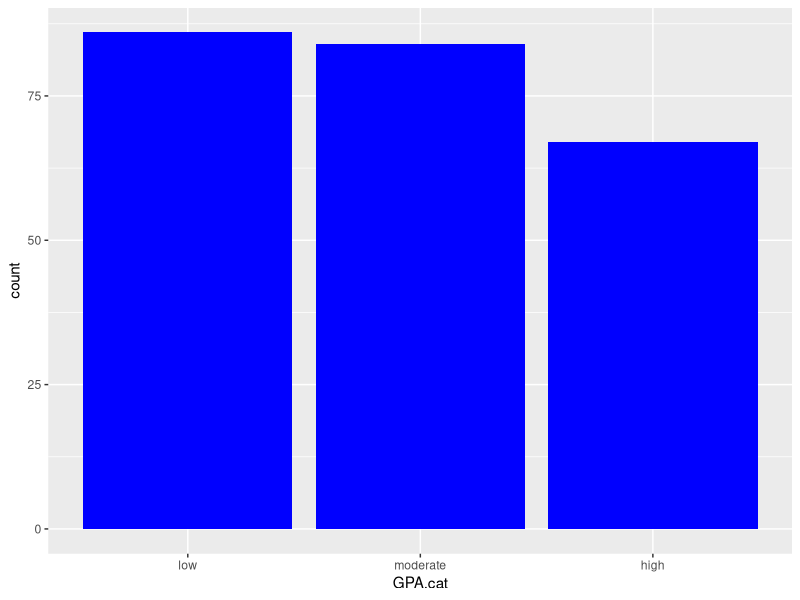
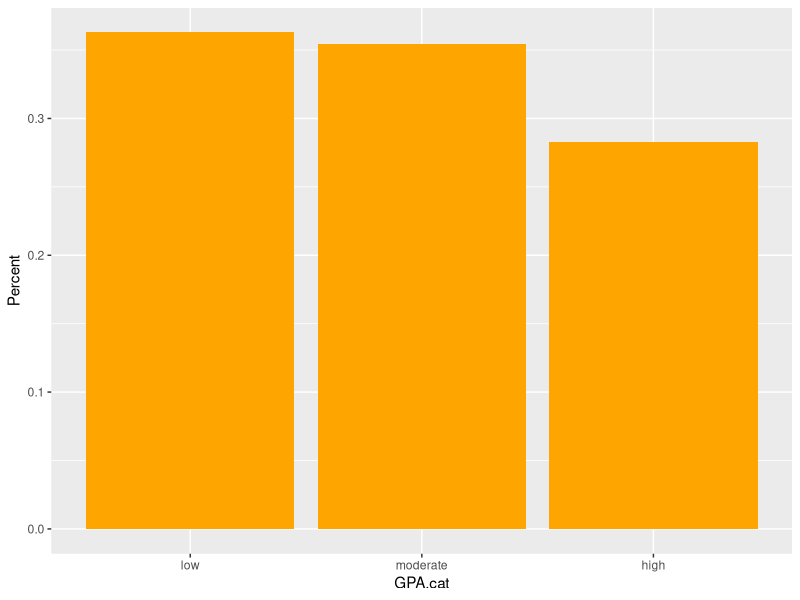
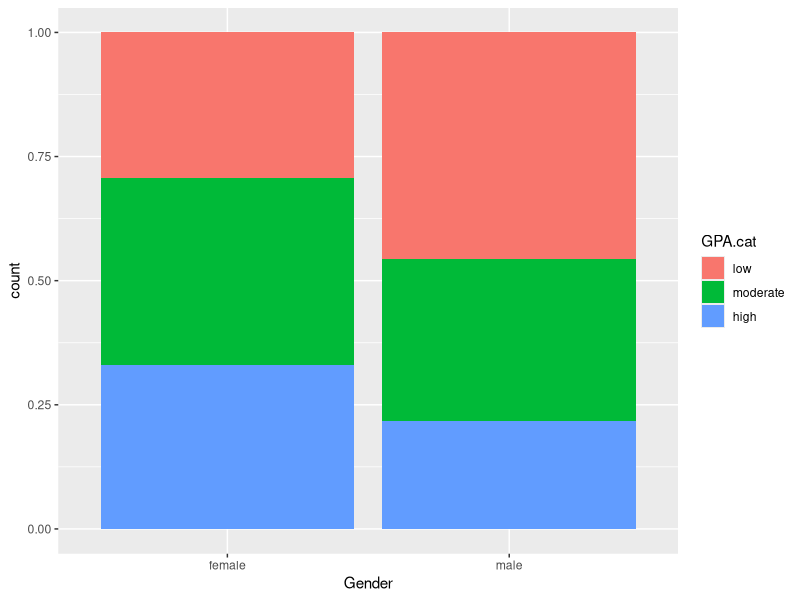
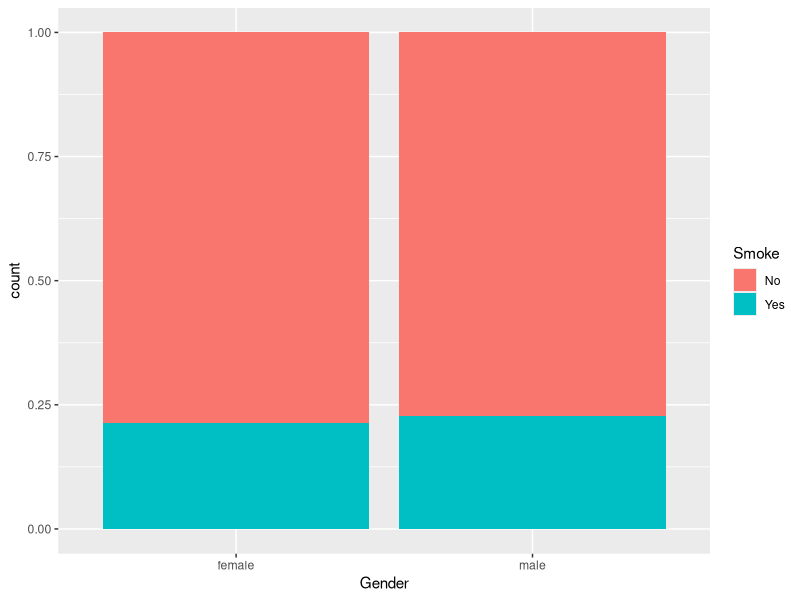
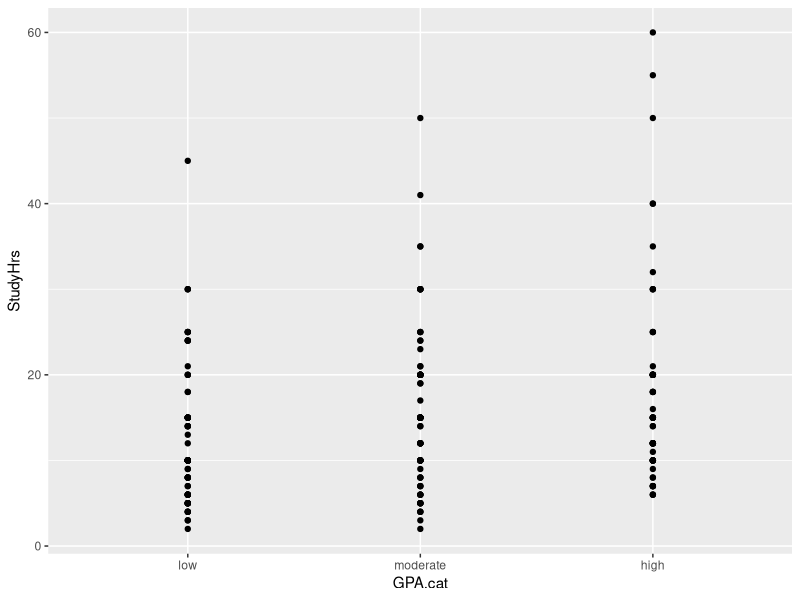
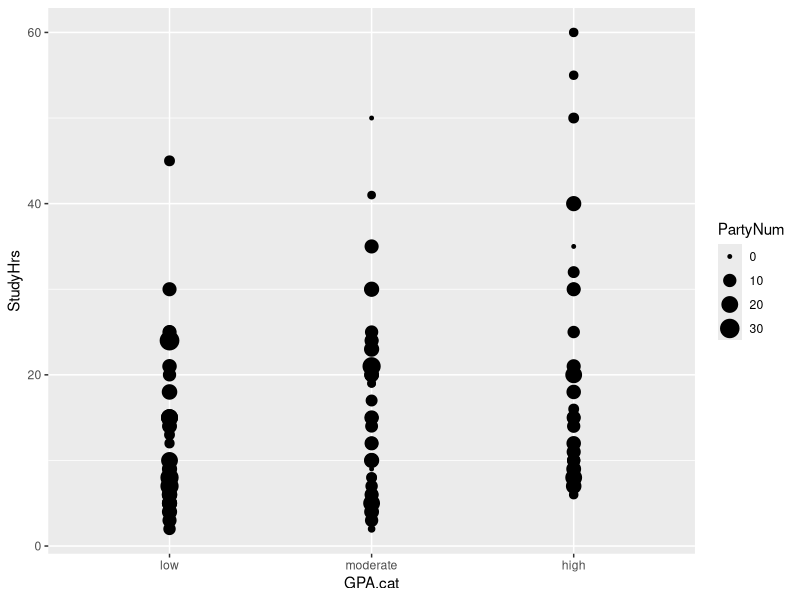
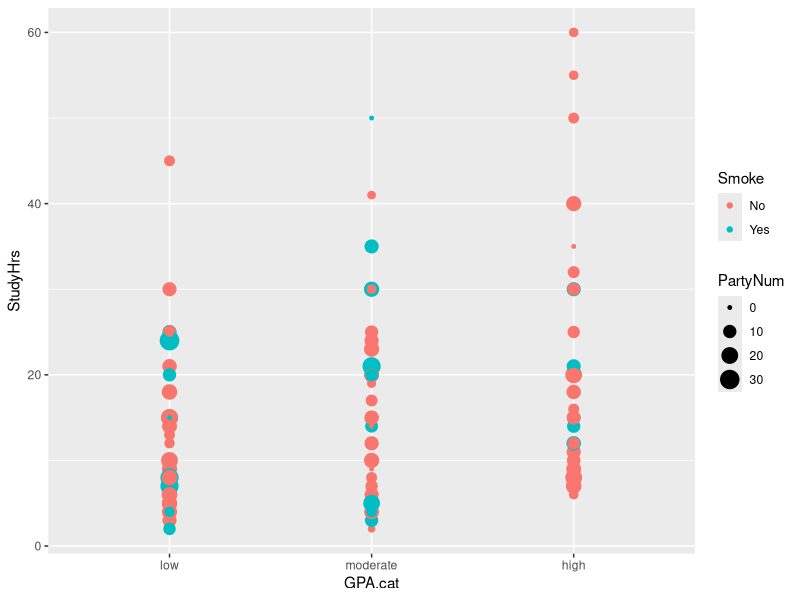

The R script that drew these images, in order:
## ---- chunk 1
knitr::opts_chunk$set(echo = TRUE)
## ---- chunk 2
library(tidyverse)
students <- read.table("students.txt", header = TRUE)
students
## ---- chunk 3
students <- select(students, -Student)
students
## ---- chunk 4
nrow(students)
## ---- chunk 5
nrow(students[!complete.cases(students),])
students <- students[complete.cases(students),]
students
## ---- chunk 6
students %>%
  summarize(median_GPA = median(GPA), median_studyhrs= median(StudyHrs))
## ---- chunk 7
students %>%
  group_by(Gender) %>%
  summarize(mean(StudyHrs), sd(StudyHrs), median(StudyHrs))
## ---- chunk 8
students <- students %>% 
  mutate(PartyAnimal = ifelse(PartyNum > 8, "yes", "no"))
students
## ---- chunk 9
students <- students %>% 
  mutate(GPA.cat = cut(GPA, breaks = c(-Inf, 3.0, 3.5, Inf), right = FALSE,
                                 labels = c("low", "moderate", "high")))
students
## ---- chunk 10
students %>% 
  filter((GPA < 3.0) & (StudyHrs < 15) & (PartyNum > 8))

## ---- chunk 11
ggplot(students, aes(x = GPA.cat)) +
  geom_bar(xlab = "GPA levels", ylab = "Observations", title = "Number of Students Across GPA Levels", fill = "blue")
## ---- chunk 12
new_students <- students %>% 
  group_by(GPA.cat) %>% 
  summarize(Counts=n()) %>% 
  mutate(Percent=Counts/nrow(students)) %>%
  select(-Counts)
new_students

ggplot(new_students, aes(x = GPA.cat, y = Percent)) +
  geom_bar(stat ="identity", fill = "orange")
## ---- chunk 13
table(students$GPA.cat, students$Gender)
## ---- chunk 14
x <- round(table(students$GPA.cat, students$Gender) %>% prop.table(),2)
x
## ---- chunk 15
ggplot(students,aes(x=Gender, fill=GPA.cat)) + 
  geom_bar(position = "fill")
## ---- chunk 16
ggplot(students,aes(x=Gender, fill=Smoke)) + 
  geom_bar(position = "fill")
## ---- chunk 17
ggplot(students, aes(x= GPA.cat, y = StudyHrs)) +
  geom_point()
## ---- chunk 18
ggplot(students, aes(x= GPA.cat, y = StudyHrs, size = PartyNum)) +
  geom_point()
## ---- chunk 19
ggplot(students, aes(x= GPA.cat, y = StudyHrs, size = PartyNum, color = Smoke)) +
  geom_point()
